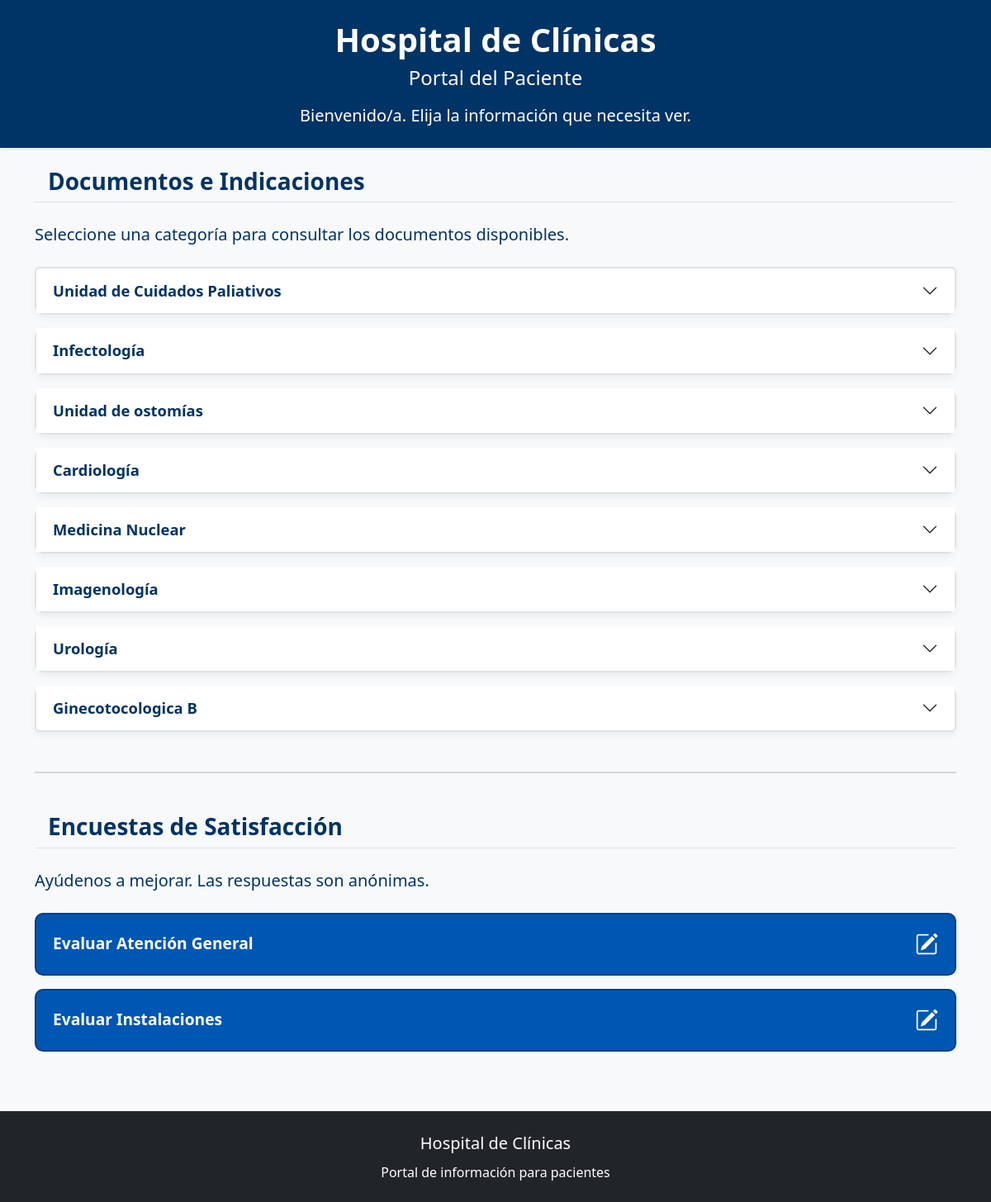
/portal.php, run on the app's committed database.
### tables this page shows
CREATE TABLE encuestas_config (

    id INT AUTO_INCREMENT PRIMARY KEY,

    nombre VARCHAR(150) NOT NULL,

    descripcion VARCHAR(500),

    activa TINYINT(1) NOT NULL DEFAULT 1,

    creada_en TIMESTAMP DEFAULT CURRENT_TIMESTAMP,

    CONSTRAINT chk_encuestas_config_nombre
        CHECK (CHAR_LENGTH(TRIM(nombre)) >= 3),

    CONSTRAINT chk_encuestas_config_activa
        CHECK (activa IN (0,1))

);

### datos/DocumentoDAO.php (called while the page is built, shortened)
<?php
class DocumentoDAO {
    public function listarActivos(string $q = '') : array {
        if ($q !== '') {
            $s = $this->conexion->prepare('SELECT d.*,c.nombre categoria FROM documentos d JOIN categorias c ON c.id=d.categoria_id WHERE d.activo=1 AND (d.titulo LIKE ? OR c.nombre LIKE ?) ORDER BY d.id DESC');
            $s->execute(["%$q%", "%$q%"]);
        } else $s = $this->conexion->query('SELECT d.*,c.nombre categoria FROM documentos d JOIN categorias c ON c.id=d.categoria_id WHERE d.activo=1 ORDER BY d.id DESC');
        return $s->fetchAll(PDO::FETCH_ASSOC);
    }
}

### logica/funciones.php (called while the page is built, shortened)
<?php
function limpiar($t) : string {
    return htmlspecialchars($t ?? '', ENT_QUOTES, 'UTF-8');
}

### datos/EncuestaDAO.php (called while the page is built, shortened)
<?php
class EncuestaDAO {
    public function activas() : array {
        return $this->conexion->query('SELECT * FROM encuestas_config WHERE activa=1 ORDER BY nombre')->fetchAll(PDO::FETCH_ASSOC);
    }
}

### portal.php (the view, shortened to what this page needs)
<?php
require_once __DIR__ . '/logica/funciones.php';
require_once __DIR__ . '/datos/DocumentoDAO.php';
require_once __DIR__ . '/datos/EncuestaDAO.php';
require_once __DIR__ . '/datos/conexion.php';
$documentoDAO = new DocumentoDAO($conexion);
$encuestaDAO = new EncuestaDAO($conexion);
$documentos = $documentoDAO->listarActivos();
$encuestas = $encuestaDAO->activas();
$porCategoria = [];
foreach ($documentos as $doc) {
    $porCategoria[$doc['categoria_id']]['nombre'] = $doc['categoria'];
    $porCategoria[$doc['categoria_id']]['documentos'][] = $doc;
}
 ?> <!DOCTYPE html>
<html lang="es">
    <head>
        <link href="https://cdn.jsdelivr.net/npm/bootstrap@5.3.2/dist/css/bootstrap.min.css" rel="stylesheet"> <link href="https://cdn.jsdelivr.net/npm/bootstrap-icons@1.11.1/font/bootstrap-icons.css" rel="stylesheet"> <link rel="stylesheet" href="presentacion/css/portal.css">
    </head>
    <body>
        <header class="portal-header text-white text-center p-4 shadow-sm">
            <h1 class="fw-bold mb-2">
                Hospital de Clínicas
            </h1>
            <h2 class="fs-4 fw-normal">
                Portal del Paciente
            </h2>
            <p class="mt-3 mb-0 fs-5">
                Bienvenido/a. Elija la información que necesita ver.
            </p>
        </header>
        <main class="container py-4">
            <section id="documentos" class="mb-5">
                <h3 class="fw-bold border-bottom pb-2 mb-4">
                    <i class="me-3 text-primary"></i> Documentos e Indicaciones
                </h3>
                <p class="fs-5 mb-4">
                    Seleccione una categoría para consultar los documentos disponibles.
                </p>
                <div class="accordion" id="acordeonDocumentos">
                    <?php
                        $n = 0;
                        foreach ($porCategoria as $cat) : $n++;
                        $id = 'cat'.$n;
                    ?>
                    <div class="accordion-item mb-3 card-accesible">
                        <h2 class="accordion-header">
                            <button class="accordion-button collapsed" type="button" data-bs-toggle="collapse" data-bs-target="#<?= $id ?>">
                                <?= limpiar($cat['nombre']) ?>
                            </button>
                        </h2>
                    </div>
                    <?php
                    endforeach;
                    ?>
                </div>
            </section>
            <hr class="my-5 border-2 border-secondary opacity-25">
            <section id="encuestas">
                <h3 class="fw-bold border-bottom pb-2 mb-4">
                    <i class="me-3 text-primary"></i> Encuestas de Satisfacción
                </h3>
                <p class="fs-5 mb-4">
                    Ayúdenos a mejorar. Las respuestas son anónimas.
                </p>
                <div class="d-grid gap-3">
                    <?php
                foreach ($encuestas as $e) :
                    ?>
                        <a class="btn btn-accesible d-flex justify-content-between align-items-center" href="presentacion/responder_encuesta.php?id=<?= (int)$e['id'] ?>">
                            <span> <?= limpiar($e['nombre']) ?></span>
                            <i class="bi bi-pencil-square fs-3"></i>
                        </a>
                    <?php
                        endforeach;
                    ?>
                </div>
            </section>
        </main>
        <footer class="bg-dark text-white text-center p-4 mt-5">
            <p class="fs-5 mb-2">
                Hospital de Clínicas
            </p>
            <p class="fs-6 mb-0">
                Portal de información para pacientes
            </p>
        </footer>
    </body>
</html>

### presentacion/css/portal.css (style rules this page uses)
:root { --azul: #003366; --boton: #0056b3; --fondo: #f8f9fa; }
body { background: var(--fondo); color: var(--azul); font-size: 1.08rem; }
.portal-header { background: var(--azul); }
.card-accesible { border: 2px solid #dee2e6; border-radius: 12px; box-shadow: 0 4px 8px #0000000d; background: #fff; }
.accordion-button { font-size: 1.15rem; font-weight: bold; padding: 1rem 1.25rem; color: var(--azul); }
.btn-accesible { padding: 15px 20px; font-size: 1.2rem; font-weight: bold; border-radius: 10px; background: var(--boton); color: #fff; border: 2px solid #004085; text-align: left; width: 100%; text-decoration: none; }

### data on the page
encuestas_config: nombre "Evaluar Atención General"
encuestas_config: nombre "Evaluar Instalaciones"

### other printed values
limpiar($cat['nombre']) "Unidad de Cuidados Paliativos"
limpiar($cat['nombre']) "Infectología"
limpiar($cat['nombre']) "Unidad de ostomías"
limpiar($cat['nombre']) "Cardiología"
limpiar($cat['nombre']) "Medicina Nuclear"
limpiar($cat['nombre']) "Imagenología"
limpiar($cat['nombre']) "Urología"
limpiar($cat['nombre']) "Ginecotocologica B"
